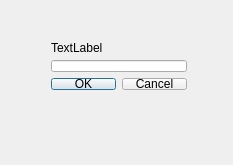
<?xml version="1.0" encoding="UTF-8"?>
<ui version="4.0">
 <class>SelectLocationClass</class>
 <widget class="QWidget" name="SelectLocationClass">
  <property name="geometry">
   <rect>
    <x>0</x>
    <y>0</y>
    <width>233</width>
    <height>165</height>
   </rect>
  </property>
  <property name="windowTitle">
   <string>SelectLocation</string>
  </property>
  <widget class="QWidget" name="verticalLayoutWidget">
   <property name="geometry">
    <rect>
     <x>40</x>
     <y>30</y>
     <width>158</width>
     <height>71</height>
    </rect>
   </property>
   <layout class="QVBoxLayout" name="verticalLayout">
    <item>
     <widget class="QLabel" name="label">
      <property name="text">
       <string>TextLabel</string>
      </property>
     </widget>
    </item>
    <item>
     <widget class="QLineEdit" name="lineEdit"/>
    </item>
    <item>
     <widget class="QDialogButtonBox" name="buttonBox">
      <property name="standardButtons">
       <set>QDialogButtonBox::Cancel|QDialogButtonBox::Ok</set>
      </property>
     </widget>
    </item>
   </layout>
  </widget>
 </widget>
 <layoutdefault spacing="6" margin="11"/>
 <resources/>
 <connections/>
</ui>
